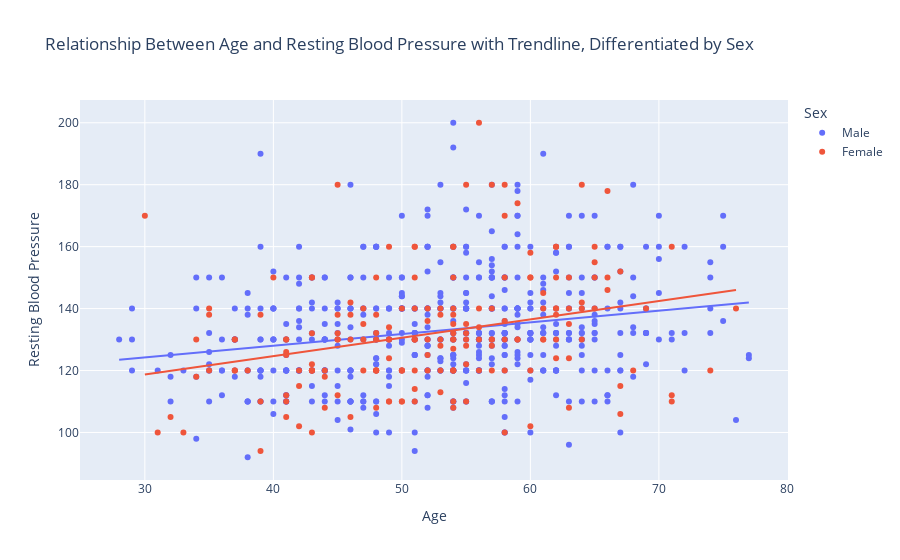

Notebook code cell kept with this figure:
### Markdown cell above
<h1 style="font-family: 'Poppins', sans-serif; font-weight: 700; color: #1c1c1c; background: white; padding: 8px; border-radius: 10px; text-align: left; box-shadow: 0 4px 8px rgba(0, 0, 0, 0.1); letter-spacing: 1px; text-transform: capitalize; font-size: 1rem;">
2.3.7 Now, let's check the relationship between age and resting blood pressure while considering gender to verify the correlation matrix.<span style="color: #333333;"></span>
</h1>

###

### Code cell
fig_age_vs_bp = px.scatter(df, x='age', y='trestbps', color='sex',
                           labels={'age': 'Age', 'trestbps': 'Resting Blood Pressure', 'sex': 'Sex'},
                           title='Relationship Between Age and Resting Blood Pressure with Trendline, Differentiated by Sex',
                           hover_data=['chol', '', 'trestbps'],
                           trendline='ols')  # Adding trendline

fig_age_vs_bp.show()

### Figure 1 — Plotly figure (JSON) as saved in the notebook; plotly's stock layout.template omitted (floating-point values rounded to 4 significant figures; data arrays with more than 128 entries replaced by an {"elided": "..."} marker saying what was removed)
{"data": [{"customdata": {"elided": "565x2 mixed values"}, "hovertemplate": "Sex=Male<br>Age=%{x}<br>Resting Blood Pressure=%{y}<br>chol=%{customdata[0]}<br>cp=%{customdata[1]}<extra></extra>", "legendgroup": "Male", "marker": {"color": "#636efa", "symbol": "circle"}, "mode": "markers", "name": "Male", "orientation": "v", "showlegend": true, "type": "scatter", "x": {"elided": "565 int values"}, "xaxis": "x", "y": {"elided": "565 float values"}, "yaxis": "y"}, {"hovertemplate": "<b>OLS trendline</b><br>trestbps = 0.377794 * age + 112.892<br>R<sup>2</sup>=0.046423<br><br>Sex=Male<br>Age=%{x}<br>Resting Blood Pressure=%{y} <b>(trend)</b><extra></extra>", "legendgroup": "Male", "marker": {"color": "#636efa", "symbol": "circle"}, "mode": "lines", "name": "Male", "showlegend": false, "type": "scatter", "x": {"elided": "565 int values"}, "xaxis": "x", "y": {"elided": "565 float values"}, "yaxis": "y"}, {"customdata": {"elided": "183x2 mixed values"}, "hovertemplate": "Sex=Female<br>Age=%{x}<br>Resting Blood Pressure=%{y}<br>chol=%{customdata[0]}<br>cp=%{customdata[1]}<extra></extra>", "legendgroup": "Female", "marker": {"color": "#EF553B", "symbol": "circle"}, "mode": "markers", "name": "Female", "orientation": "v", "showlegend": true, "type": "scatter", "x": {"elided": "183 int values"}, "xaxis": "x", "y": {"elided": "183 float values"}, "yaxis": "y"}, {"hovertemplate": "<b>OLS trendline</b><br>trestbps = 0.593157 * age + 100.902<br>R<sup>2</sup>=0.088178<br><br>Sex=Female<br>Age=%{x}<br>Resting Blood Pressure=%{y} <b>(trend)</b><extra></extra>", "legendgroup": "Female", "marker": {"color": "#EF553B", "symbol": "circle"}, "mode": "lines", "name": "Female", "showlegend": false, "type": "scatter", "x": {"elided": "183 int values"}, "xaxis": "x", "y": {"elided": "183 float values"}, "yaxis": "y"}], "layout": {"legend": {"title": {"text": "Sex"}, "tracegroupgap": 0}, "title": {"text": "Relationship Between Age and Resting Blood Pressure with Trendline, Differentiated by Sex"}, "xaxis": {"anchor": "y", "domain": [0, 1], "title": {"text": "Age"}}, "yaxis": {"anchor": "x", "domain": [0, 1], "title": {"text": "Resting Blood Pressure"}}}}
